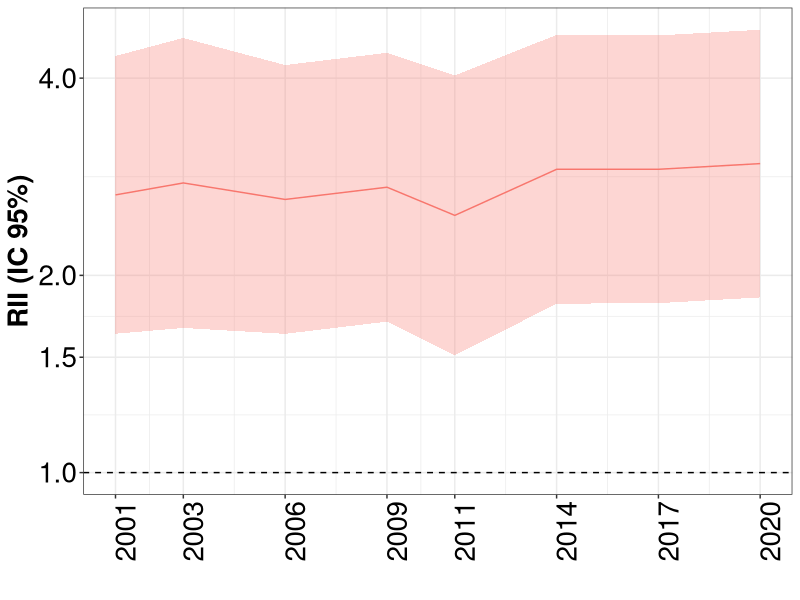
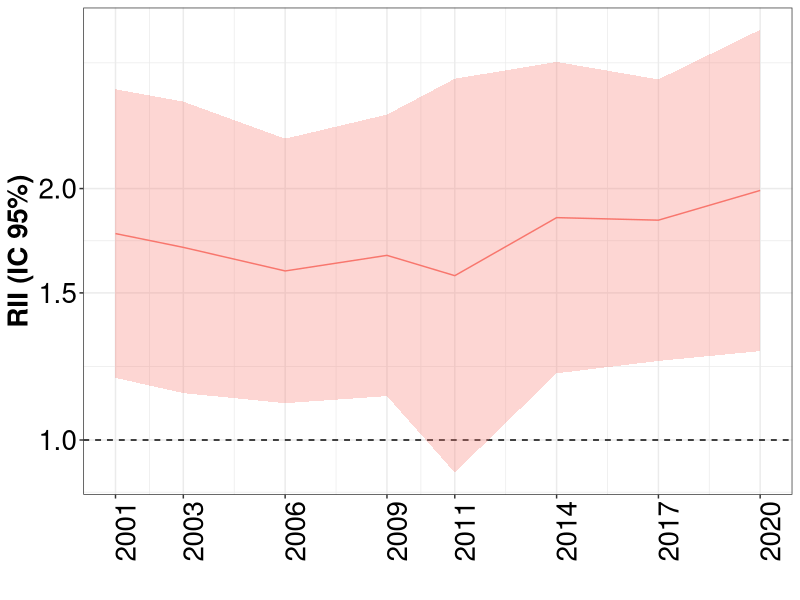
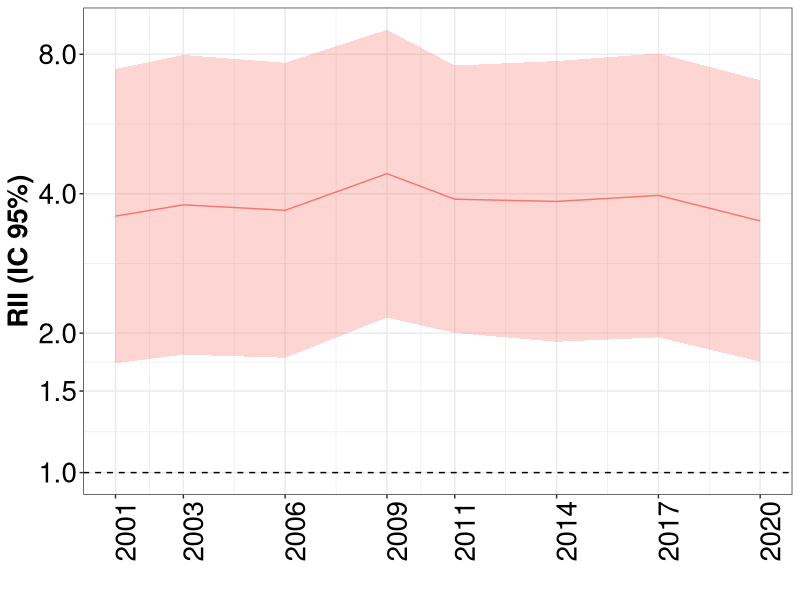
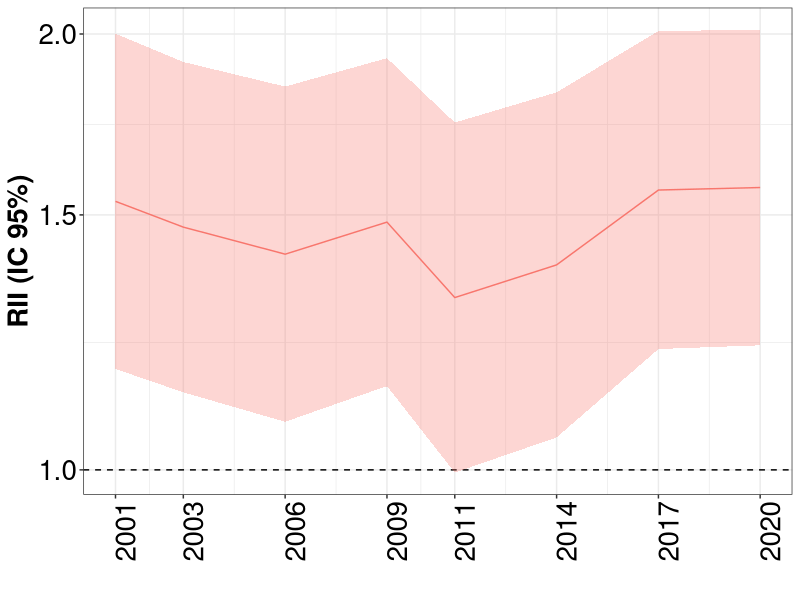
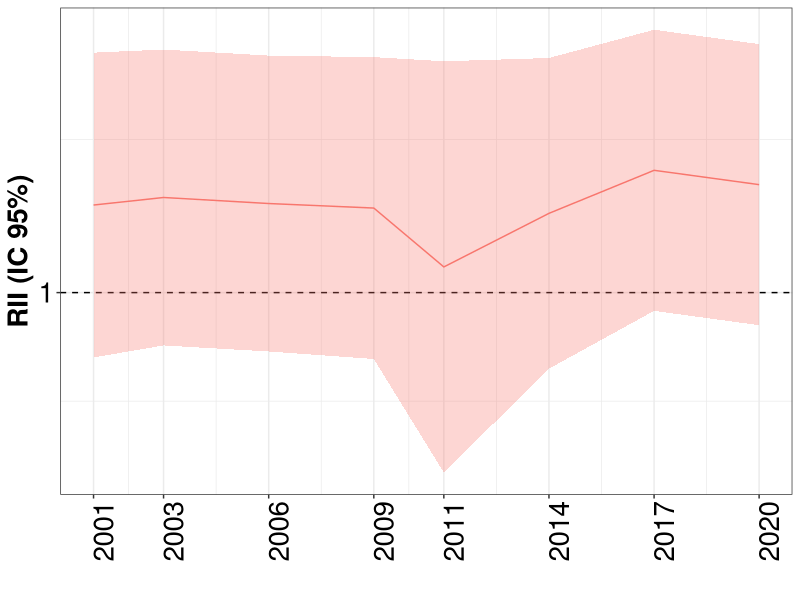
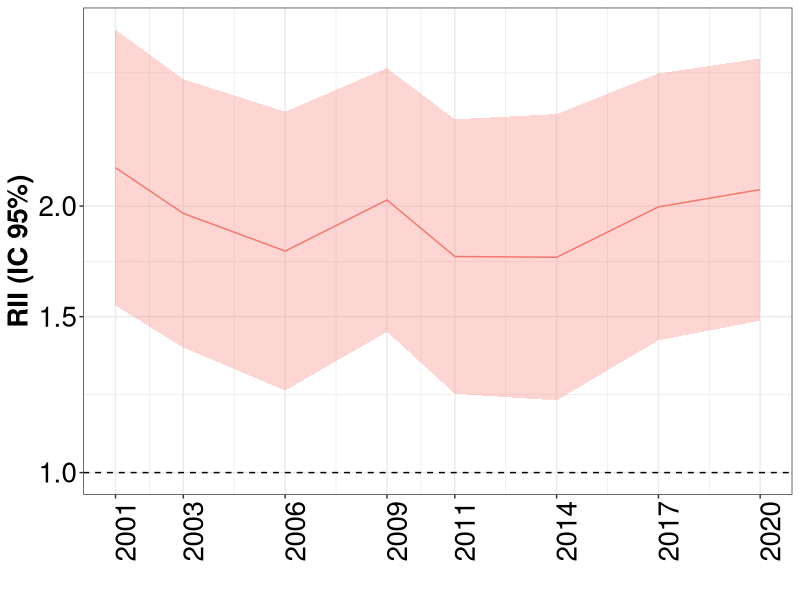
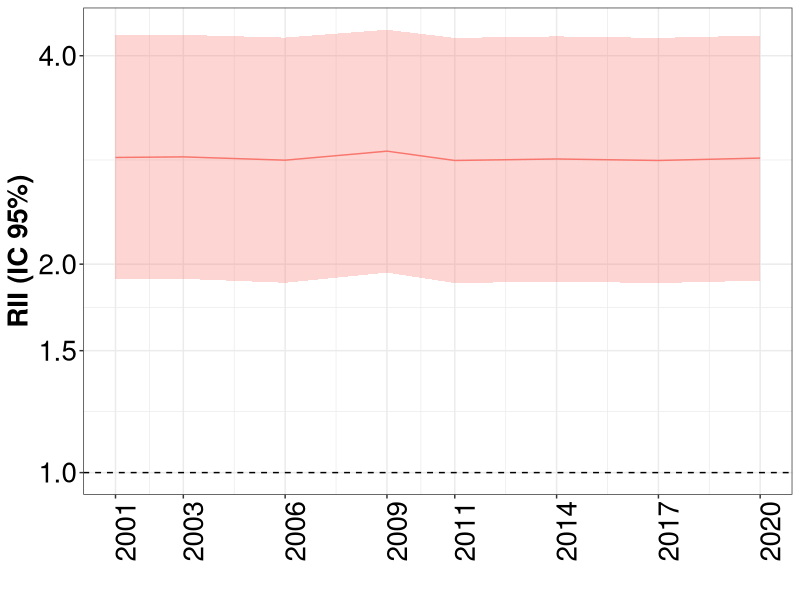
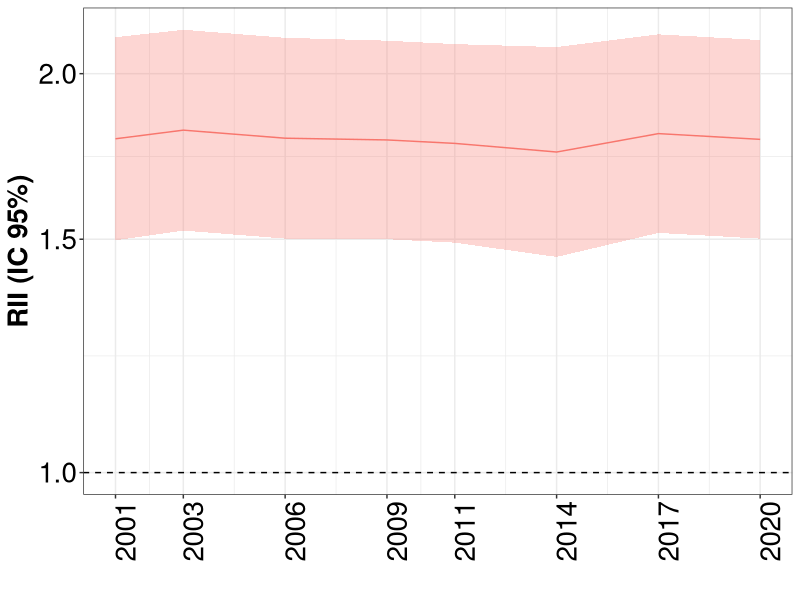

Write the R code that produced these figures, in order.
## ---- chunk 1
knitr::opts_chunk$set(echo = TRUE)
library(tidyverse)
library(readxl)
library(ggplot2)

## ---- chunk 2

desigualdades_rii <- read.csv("rii.csv")
datos_ca <- desigualdades_rii %>%
  filter(abreviatura == "CN")

## ---- chunk 3

datos_ca %>%
  filter(fr =="diabetes", sexo=="Overall") %>%
  ggplot(aes(x=as.Date(encuesta), y=rii, ymin=rii_infci, ymax=rii_supci, group=fr)) +
  geom_hline(yintercept = 1, lty = 2) +
  geom_ribbon(alpha=0.3, aes(fill=fr)) +
  geom_line(aes(color=fr)) +
  scale_y_continuous(trans="log", breaks=c(0.75, 1, 1.5, 2, 4, 8, 16, 32))+
  scale_x_date(date_labels = "%Y", breaks = unique(as.Date(datos_ca$encuesta)))+
  labs(x="", y="RII (IC 95%)")+
  theme_bw()+
  theme(axis.text=element_text(size=20, color="black"),
                  axis.title=element_text(size=20, face="bold", color="black"),
                  axis.text.x = element_text(angle = 90),
                  strip.text = element_text(size=20, face="bold", color="black"),
                  legend.position="none")

## ---- chunk 4

datos_ca %>%
  filter(fr =="diabetes", sexo=="Hombre") %>%
  ggplot(aes(x=as.Date(encuesta), y=rii, ymin=rii_infci, ymax=rii_supci, group=fr)) +
  geom_hline(yintercept = 1, lty = 2) +
  geom_ribbon(alpha=0.3, aes(fill=fr)) +
  geom_line(aes(color=fr)) +
  scale_y_continuous(trans="log", breaks=c(0.75, 1, 1.5, 2, 4, 8, 16, 32))+
  scale_x_date(date_labels = "%Y", breaks = unique(as.Date(datos_ca$encuesta)))+
  labs(x="", y="RII (IC 95%)")+
  theme_bw()+
  theme(axis.text=element_text(size=20, color="black"),
                  axis.title=element_text(size=20, face="bold", color="black"),
                  axis.text.x = element_text(angle = 90),
                  strip.text = element_text(size=20, face="bold", color="black"),
                  legend.position="none")

## ---- chunk 5

datos_ca %>%
  filter(fr =="diabetes", sexo=="Mujeres") %>%
  ggplot(aes(x=as.Date(encuesta), y=rii, ymin=rii_infci, ymax=rii_supci, group=fr)) +
  geom_hline(yintercept = 1, lty = 2) +
  geom_ribbon(alpha=0.3, aes(fill=fr)) +
  geom_line(aes(color=fr)) +
  scale_y_continuous(trans="log", breaks=c(0.75, 1, 1.5, 2, 4, 8, 16, 32))+
  scale_x_date(date_labels = "%Y", breaks = unique(as.Date(datos_ca$encuesta)))+
  labs(x="", y="RII (IC 95%)")+
  theme_bw()+
  theme(axis.text=element_text(size=20, color="black"),
                  axis.title=element_text(size=20, face="bold", color="black"),
                  axis.text.x = element_text(angle = 90),
                  strip.text = element_text(size=20, face="bold", color="black"),
                  legend.position="none")

## ---- chunk 6

datos_ca %>%
  filter(fr =="hta", sexo=="Overall") %>%
  ggplot(aes(x=as.Date(encuesta), y=rii, ymin=rii_infci, ymax=rii_supci, group=fr)) +
  geom_hline(yintercept = 1, lty = 2) +
  geom_ribbon(alpha=0.3, aes(fill=fr)) +
  geom_line(aes(color=fr)) +
  scale_y_continuous(trans="log", breaks=c(0.75, 1, 1.5, 2, 4, 8, 16, 32))+
  scale_x_date(date_labels = "%Y", breaks = unique(as.Date(datos_ca$encuesta)))+
  labs(x="", y="RII (IC 95%)")+
  theme_bw()+
  theme(axis.text=element_text(size=20, color="black"),
                  axis.title=element_text(size=20, face="bold", color="black"),
                  axis.text.x = element_text(angle = 90),
                  strip.text = element_text(size=20, face="bold", color="black"),
                  legend.position="none")
## ---- chunk 7

datos_ca %>%
  filter(fr =="hta", sexo=="Hombre") %>%
  ggplot(aes(x=as.Date(encuesta), y=rii, ymin=rii_infci, ymax=rii_supci, group=fr)) +
  geom_hline(yintercept = 1, lty = 2) +
  geom_ribbon(alpha=0.3, aes(fill=fr)) +
  geom_line(aes(color=fr)) +
  scale_y_continuous(trans="log", breaks=c(0.75, 1, 1.5, 2, 4, 8, 16, 32))+
  scale_x_date(date_labels = "%Y", breaks = unique(as.Date(datos_ca$encuesta)))+
  labs(x="", y="RII (IC 95%)")+
  theme_bw()+
  theme(axis.text=element_text(size=20, color="black"),
                  axis.title=element_text(size=20, face="bold", color="black"),
                  axis.text.x = element_text(angle = 90),
                  strip.text = element_text(size=20, face="bold", color="black"),
                  legend.position="none")

## ---- chunk 8

datos_ca %>%
  filter(fr =="hta", sexo=="Mujeres") %>%
  ggplot(aes(x=as.Date(encuesta), y=rii, ymin=rii_infci, ymax=rii_supci, group=fr)) +
  geom_hline(yintercept = 1, lty = 2) +
  geom_ribbon(alpha=0.3, aes(fill=fr)) +
  geom_line(aes(color=fr)) +
  scale_y_continuous(trans="log", breaks=c(0.75, 1, 1.5, 2, 4, 8, 16, 32))+
  scale_x_date(date_labels = "%Y", breaks = unique(as.Date(datos_ca$encuesta)))+
  labs(x="", y="RII (IC 95%)")+
  theme_bw()+
  theme(axis.text=element_text(size=20, color="black"),
                  axis.title=element_text(size=20, face="bold", color="black"),
                  axis.text.x = element_text(angle = 90),
                  strip.text = element_text(size=20, face="bold", color="black"),
                  legend.position="none")

## ---- chunk 9

datos_ca %>%
  filter(fr =="obesity", sexo=="Overall") %>%
  ggplot(aes(x=as.Date(encuesta), y=rii, ymin=rii_infci, ymax=rii_supci, group=fr)) +
  geom_hline(yintercept = 1, lty = 2) +
  geom_ribbon(alpha=0.3, aes(fill=fr)) +
  geom_line(aes(color=fr)) +
  scale_y_continuous(trans="log", breaks=c(0.75, 1, 1.5, 2, 4, 8, 16, 32))+
  scale_x_date(date_labels = "%Y", breaks = unique(as.Date(datos_ca$encuesta)))+
  labs(x="", y="RII (IC 95%)")+
  theme_bw()+
  theme(axis.text=element_text(size=20, color="black"),
                  axis.title=element_text(size=20, face="bold", color="black"),
                  axis.text.x = element_text(angle = 90),
                  strip.text = element_text(size=20, face="bold", color="black"),
                  legend.position="none")
## ---- chunk 10

datos_ca %>%
  filter(fr =="obesity", sexo=="Hombre") %>%
  ggplot(aes(x=as.Date(encuesta), y=rii, ymin=rii_infci, ymax=rii_supci, group=fr)) +
  geom_hline(yintercept = 1, lty = 2) +
  geom_ribbon(alpha=0.3, aes(fill=fr)) +
  geom_line(aes(color=fr)) +
  scale_y_continuous(trans="log", breaks=c(0.75, 1, 1.5, 2, 4, 8, 16, 32))+
  scale_x_date(date_labels = "%Y", breaks = unique(as.Date(datos_ca$encuesta)))+
  labs(x="", y="RII (IC 95%)")+
  theme_bw()+
  theme(axis.text=element_text(size=20, color="black"),
                  axis.title=element_text(size=20, face="bold", color="black"),
                  axis.text.x = element_text(angle = 90),
                  strip.text = element_text(size=20, face="bold", color="black"),
                  legend.position="none")

## ---- chunk 11

datos_ca %>%
  filter(fr =="obesity", sexo=="Mujeres") %>%
  ggplot(aes(x=as.Date(encuesta), y=rii, ymin=rii_infci, ymax=rii_supci, group=fr)) +
  geom_hline(yintercept = 1, lty = 2) +
  geom_ribbon(alpha=0.3, aes(fill=fr)) +
  geom_line(aes(color=fr)) +
  scale_y_continuous(trans="log", breaks=c(0.75, 1, 1.5, 2, 4, 8, 16, 32))+
  scale_x_date(date_labels = "%Y", breaks = unique(as.Date(datos_ca$encuesta)))+
  labs(x="", y="RII (IC 95%)")+
  theme_bw()+
  theme(axis.text=element_text(size=20, color="black"),
                  axis.title=element_text(size=20, face="bold", color="black"),
                  axis.text.x = element_text(angle = 90),
                  strip.text = element_text(size=20, face="bold", color="black"),
                  legend.position="none")

## ---- chunk 12

datos_ca %>%
  filter(fr =="col", sexo=="Overall") %>%
  ggplot(aes(x=as.Date(encuesta), y=rii, ymin=rii_infci, ymax=rii_supci, group=fr)) +
  geom_hline(yintercept = 1, lty = 2) +
  geom_ribbon(alpha=0.3, aes(fill=fr)) +
  geom_line(aes(color=fr)) +
  scale_y_continuous(trans="log", breaks=c(0.75, 1, 1.5, 2, 4, 8, 16, 32))+
  scale_x_date(date_labels = "%Y", breaks = unique(as.Date(datos_ca$encuesta)))+
  labs(x="", y="RII (IC 95%)")+
  theme_bw()+
  theme(axis.text=element_text(size=20, color="black"),
                  axis.title=element_text(size=20, face="bold", color="black"),
                  axis.text.x = element_text(angle = 90),
                  strip.text = element_text(size=20, face="bold", color="black"),
                  legend.position="none")
## ---- chunk 13

datos_ca %>%
  filter(fr =="col", sexo=="Hombre") %>%
  ggplot(aes(x=as.Date(encuesta), y=rii, ymin=rii_infci, ymax=rii_supci, group=fr)) +
  geom_hline(yintercept = 1, lty = 2) +
  geom_ribbon(alpha=0.3, aes(fill=fr)) +
  geom_line(aes(color=fr)) +
  scale_y_continuous(trans="log", breaks=c(0.75, 1, 1.5, 2, 4, 8, 16, 32))+
  scale_x_date(date_labels = "%Y", breaks = unique(as.Date(datos_ca$encuesta)))+
  labs(x="", y="RII (IC 95%)")+
  theme_bw()+
  theme(axis.text=element_text(size=20, color="black"),
                  axis.title=element_text(size=20, face="bold", color="black"),
                  axis.text.x = element_text(angle = 90),
                  strip.text = element_text(size=20, face="bold", color="black"),
                  legend.position="none")

## ---- chunk 14

datos_ca %>%
  filter(fr =="col", sexo=="Mujeres") %>%
  ggplot(aes(x=as.Date(encuesta), y=rii, ymin=rii_infci, ymax=rii_supci, group=fr)) +
  geom_hline(yintercept = 1, lty = 2) +
  geom_ribbon(alpha=0.3, aes(fill=fr)) +
  geom_line(aes(color=fr)) +
  scale_y_continuous(trans="log", breaks=c(0.75, 1, 1.5, 2, 4, 8, 16, 32))+
  scale_x_date(date_labels = "%Y", breaks = unique(as.Date(datos_ca$encuesta)))+
  labs(x="", y="RII (IC 95%)")+
  theme_bw()+
  theme(axis.text=element_text(size=20, color="black"),
                  axis.title=element_text(size=20, face="bold", color="black"),
                  axis.text.x = element_text(angle = 90),
                  strip.text = element_text(size=20, face="bold", color="black"),
                  legend.position="none")

## ---- chunk 15

datos_ca %>%
  filter(fr =="sedentario", sexo=="Overall") %>%
  ggplot(aes(x=as.Date(encuesta), y=rii, ymin=rii_infci, ymax=rii_supci, group=fr)) +
  geom_hline(yintercept = 1, lty = 2) +
  geom_ribbon(alpha=0.3, aes(fill=fr)) +
  geom_line(aes(color=fr)) +
  scale_y_continuous(trans="log", breaks=c(0.75, 1, 1.5, 2, 4, 8, 16, 32))+
  scale_x_date(date_labels = "%Y", breaks = unique(as.Date(datos_ca$encuesta)))+
  labs(x="", y="RII (IC 95%)")+
  theme_bw()+
  theme(axis.text=element_text(size=20, color="black"),
                  axis.title=element_text(size=20, face="bold", color="black"),
                  axis.text.x = element_text(angle = 90),
                  strip.text = element_text(size=20, face="bold", color="black"),
                  legend.position="none")
## ---- chunk 16

datos_ca %>%
  filter(fr =="sedentario", sexo=="Hombre") %>%
  ggplot(aes(x=as.Date(encuesta), y=rii, ymin=rii_infci, ymax=rii_supci, group=fr)) +
  geom_hline(yintercept = 1, lty = 2) +
  geom_ribbon(alpha=0.3, aes(fill=fr)) +
  geom_line(aes(color=fr)) +
  scale_y_continuous(trans="log", breaks=c(0.75, 1, 1.5, 2, 4, 8, 16, 32))+
  scale_x_date(date_labels = "%Y", breaks = unique(as.Date(datos_ca$encuesta)))+
  labs(x="", y="RII (IC 95%)")+
  theme_bw()+
  theme(axis.text=element_text(size=20, color="black"),
                  axis.title=element_text(size=20, face="bold", color="black"),
                  axis.text.x = element_text(angle = 90),
                  strip.text = element_text(size=20, face="bold", color="black"),
                  legend.position="none")

## ---- chunk 17

datos_ca %>%
  filter(fr =="sedentario", sexo=="Mujeres") %>%
  ggplot(aes(x=as.Date(encuesta), y=rii, ymin=rii_infci, ymax=rii_supci, group=fr)) +
  geom_hline(yintercept = 1, lty = 2) +
  geom_ribbon(alpha=0.3, aes(fill=fr)) +
  geom_line(aes(color=fr)) +
  scale_y_continuous(trans="log", breaks=c(0.75, 1, 1.5, 2, 4, 8, 16, 32))+
  scale_x_date(date_labels = "%Y", breaks = unique(as.Date(datos_ca$encuesta)))+
  labs(x="", y="RII (IC 95%)")+
  theme_bw()+
  theme(axis.text=element_text(size=20, color="black"),
                  axis.title=element_text(size=20, face="bold", color="black"),
                  axis.text.x = element_text(angle = 90),
                  strip.text = element_text(size=20, face="bold", color="black"),
                  legend.position="none")

## ---- chunk 18

datos_ca %>%
  filter(fr =="smoking", sexo=="Overall") %>%
  ggplot(aes(x=as.Date(encuesta), y=rii, ymin=rii_infci, ymax=rii_supci, group=fr)) +
  geom_hline(yintercept = 1, lty = 2) +
  geom_ribbon(alpha=0.3, aes(fill=fr)) +
  geom_line(aes(color=fr)) +
  scale_y_continuous(trans="log", breaks=c(0.75, 1, 1.5, 2, 4, 8, 16, 32))+
  scale_x_date(date_labels = "%Y", breaks = unique(as.Date(datos_ca$encuesta)))+
  labs(x="", y="RII (IC 95%)")+
  theme_bw()+
  theme(axis.text=element_text(size=20, color="black"),
                  axis.title=element_text(size=20, face="bold", color="black"),
                  axis.text.x = element_text(angle = 90),
                  strip.text = element_text(size=20, face="bold", color="black"),
                  legend.position="none")
## ---- chunk 19

datos_ca %>%
  filter(fr =="smoking", sexo=="Hombre") %>%
  ggplot(aes(x=as.Date(encuesta), y=rii, ymin=rii_infci, ymax=rii_supci, group=fr)) +
  geom_hline(yintercept = 1, lty = 2) +
  geom_ribbon(alpha=0.3, aes(fill=fr)) +
  geom_line(aes(color=fr)) +
  scale_y_continuous(trans="log", breaks=c(0.75, 1, 1.5, 2, 4, 8, 16, 32))+
  scale_x_date(date_labels = "%Y", breaks = unique(as.Date(datos_ca$encuesta)))+
  labs(x="", y="RII (IC 95%)")+
  theme_bw()+
  theme(axis.text=element_text(size=20, color="black"),
                  axis.title=element_text(size=20, face="bold", color="black"),
                  axis.text.x = element_text(angle = 90),
                  strip.text = element_text(size=20, face="bold", color="black"),
                  legend.position="none")

## ---- chunk 20

datos_ca %>%
  filter(fr =="smoking", sexo=="Mujeres") %>%
  ggplot(aes(x=as.Date(encuesta), y=rii, ymin=rii_infci, ymax=rii_supci, group=fr)) +
  geom_hline(yintercept = 1, lty = 2) +
  geom_ribbon(alpha=0.3, aes(fill=fr)) +
  geom_line(aes(color=fr)) +
  scale_y_continuous(trans="log", breaks=c(0.75, 1, 1.5, 2, 4, 8, 16, 32))+
  scale_x_date(date_labels = "%Y", breaks = unique(as.Date(datos_ca$encuesta)))+
  labs(x="", y="RII (IC 95%)")+
  theme_bw()+
  theme(axis.text=element_text(size=20, color="black"),
                  axis.title=element_text(size=20, face="bold", color="black"),
                  axis.text.x = element_text(angle = 90),
                  strip.text = element_text(size=20, face="bold", color="black"),
                  legend.position="none")

## ---- chunk 21

datos_ca %>%
  filter(fr =="alcohol", sexo=="Overall") %>%
  ggplot(aes(x=as.Date(encuesta), y=rii, ymin=rii_infci, ymax=rii_supci, group=fr)) +
  geom_hline(yintercept = 1, lty = 2) +
  geom_ribbon(alpha=0.3, aes(fill=fr)) +
  geom_line(aes(color=fr)) +
  scale_y_continuous(trans="log", breaks=c(0.75, 1, 1.5, 2, 4, 8, 16, 32))+
  scale_x_date(date_labels = "%Y", breaks = unique(as.Date(datos_ca$encuesta)))+
  labs(x="", y="RII (IC 95%)")+
  theme_bw()+
  theme(axis.text=element_text(size=20, color="black"),
                  axis.title=element_text(size=20, face="bold", color="black"),
                  axis.text.x = element_text(angle = 90),
                  strip.text = element_text(size=20, face="bold", color="black"),
                  legend.position="none")
## ---- chunk 22

datos_ca %>%
  filter(fr =="alcohol", sexo=="Hombre") %>%
  ggplot(aes(x=as.Date(encuesta), y=rii, ymin=rii_infci, ymax=rii_supci, group=fr)) +
  geom_hline(yintercept = 1, lty = 2) +
  geom_ribbon(alpha=0.3, aes(fill=fr)) +
  geom_line(aes(color=fr)) +
  scale_y_continuous(trans="log", breaks=c(0.75, 1, 1.5, 2, 4, 8, 16, 32))+
  scale_x_date(date_labels = "%Y", breaks = unique(as.Date(datos_ca$encuesta)))+
  labs(x="", y="RII (IC 95%)")+
  theme_bw()+
  theme(axis.text=element_text(size=20, color="black"),
                  axis.title=element_text(size=20, face="bold", color="black"),
                  axis.text.x = element_text(angle = 90),
                  strip.text = element_text(size=20, face="bold", color="black"),
                  legend.position="none")

## ---- chunk 23

datos_ca %>%
  filter(fr =="alcohol", sexo=="Mujeres") %>%
  ggplot(aes(x=as.Date(encuesta), y=rii, ymin=rii_infci, ymax=rii_supci, group=fr)) +
  geom_hline(yintercept = 1, lty = 2) +
  geom_ribbon(alpha=0.3, aes(fill=fr)) +
  geom_line(aes(color=fr)) +
  scale_y_continuous(trans="log", breaks=c(0.75, 1, 1.5, 2, 4, 8, 16, 32))+
  scale_x_date(date_labels = "%Y", breaks = unique(as.Date(datos_ca$encuesta)))+
  labs(x="", y="RII (IC 95%)")+
  theme_bw()+
  theme(axis.text=element_text(size=20, color="black"),
                  axis.title=element_text(size=20, face="bold", color="black"),
                  axis.text.x = element_text(angle = 90),
                  strip.text = element_text(size=20, face="bold", color="black"),
                  legend.position="none")

